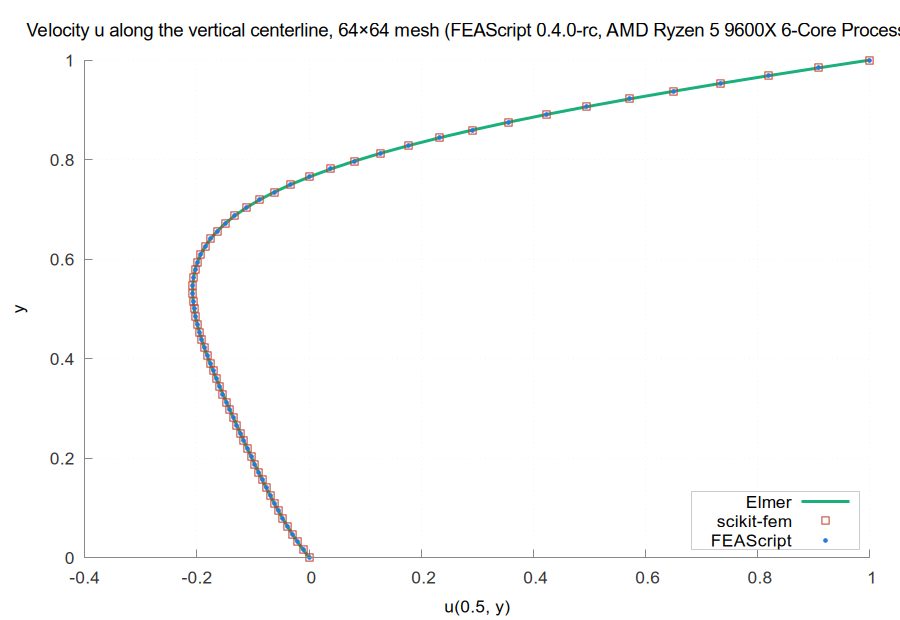

Write gnuplot code to recreate this figure.
set terminal pngcairo size 900,620 font 'Arial,13'
set border 3 lc rgb '#888888'; set tics nomirror tc rgb '#333333'
set grid lc rgb '#e6e6e6' lw 1; set key top left box lc rgb '#cccccc' opaque
set output 'centerline.png'
set title 'Velocity u along the vertical centerline, 64×64 mesh (FEAScript 0.4.0-rc, AMD Ryzen 5 9600X 6-Core Processor)' font 'Arial,14'
set xlabel 'u(0.5, y)'; set ylabel 'y'; set yrange [0:1]; set key bottom right
plot '../../../../elmer/results/amd-ryzen-5-9600x/26.2/centerline_Elmer_UMFPACK_64x64.dat' u 2:1 w l lw 3 lc rgb '#1baf7a' t 'Elmer', \
     '../../../../scikit-fem/results/amd-ryzen-5-9600x/12.0.2/centerline_scikit_fem_SuperLU_64x64.dat' u 2:1 w p pt 4 ps 1.2 lc rgb '#c0392b' t 'scikit-fem', \
     '../../../../feascript/results/amd-ryzen-5-9600x/0.4.0-rc/centerline_FEAScript_sparse_LU_64x64.dat' u 2:1 w p pt 7 ps 0.6 lc rgb '#2a78d6' t 'FEAScript'
